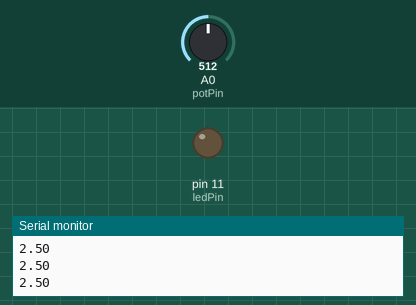
Simulated run of this sketch. Board: Arduino Uno, built with avr-gcc and run on an emulated ATmega328P. Shown: output pins drawn as LEDs (lit = HIGH), the last lines printed to the serial monitor. The test bench sets the inputs (shaded band); at power-on: A0 (potPin) = 512.

Above: at 1.2 s.
1.3 s: A0 (potPin) set to 716
At 2.0 s:
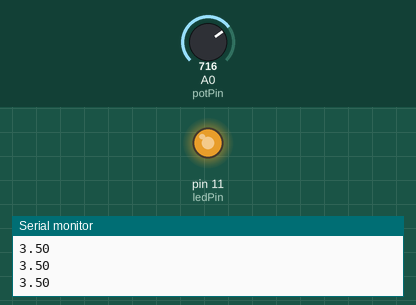
2.8 s: A0 (potPin) set to 753
At 4.0 s:
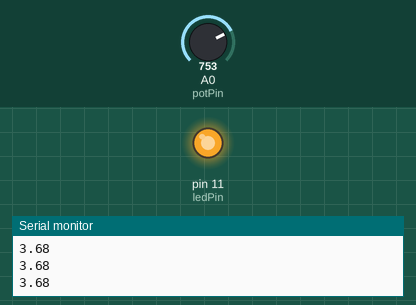
4.3 s: A0 (potPin) set to 768
At 5.3 s:
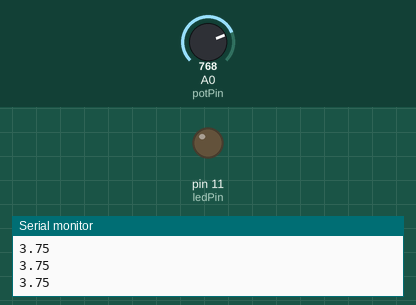
5.8 s: A0 (potPin) set to 900
At 6.6 s:
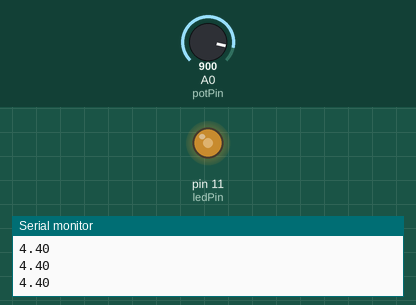
7.3 s: A0 (potPin) set to 306
At 7.6 s:
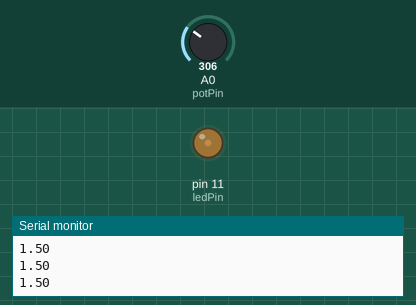
8.8 s: A0 (potPin) set to 0
At 9.9 s:
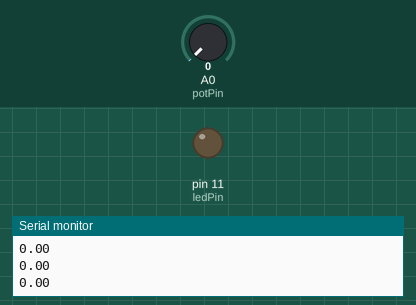
Timing chart, 0 to 11.3 s (numbered marks = the images above; inputs shaded):
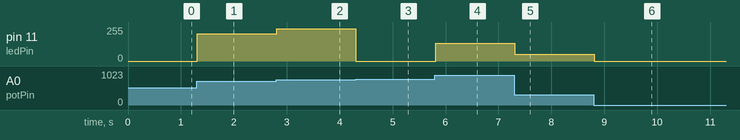

The sketch:

Potentiometer_LED.ino
```cpp
const int ledPin = 11;
const int potPin = A0;

int potValue = 0;
float voltage = 0;

void setup()
{
  pinMode(ledPin, OUTPUT);
  pinMode(potPin, INPUT);
  Serial.begin(9600);
}

void loop()
{
  potValue = analogRead(potPin);
  voltage = potValue * 5.0 / 1023.0;
  Serial.println(voltage);
  analogWrite(ledPin, potValue);
}
```

Measured:
- the behaviour switches between 767 and 768 on A0 (potPin) (found by bisection; images 2 and 3)
- after the input at 1.3 s, pin 11 (ledPin): 0/255 → 204/255 at once
- after the input at 2.8 s, pin 11 (ledPin): 204/255 → 241/255 at once
- after the input at 4.3 s, pin 11 (ledPin): 241/255 → 0/255 at once
- after the input at 5.8 s, pin 11 (ledPin): 0/255 → 132/255 at once
- after the input at 7.3 s, pin 11 (ledPin): 132/255 → 50/255 at once
- after the input at 8.8 s, pin 11 (ledPin): 50/255 → 0/255 at once
